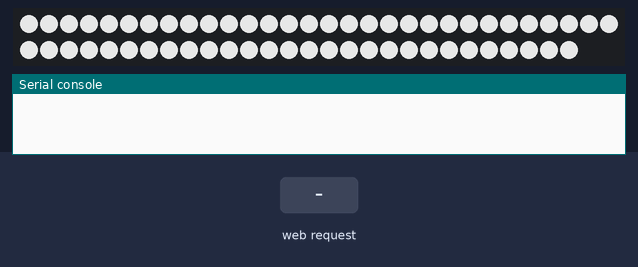
Recording of a program running on a simulated Raspberry Pi Pico running MicroPython. On the bench: 58 RGB LEDs in strip order, left to right, continuing on the next row, the last lines printed to the serial console. Inputs (shaded band) come from the test bench. Dim RGB values are drawn brighter than linear; random numbers come from a fixed seed; the board's own WiFi access point starts at once.

Above: at 3.1 s.
5.4 s: HTTP request GET /start/ received
At 7.8 s:
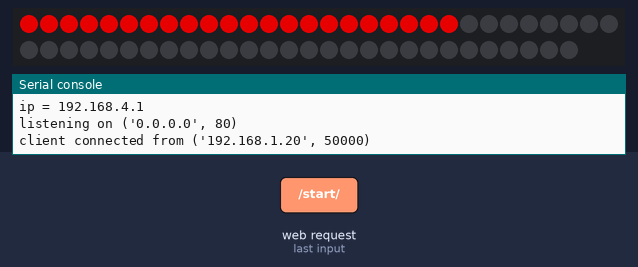
At 10.3 s:
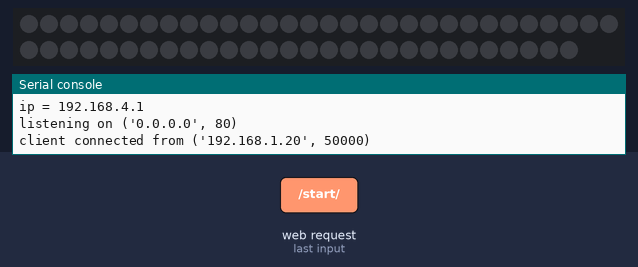
Timing chart, 0 to 11.8 s (numbered marks = the images above; inputs shaded):
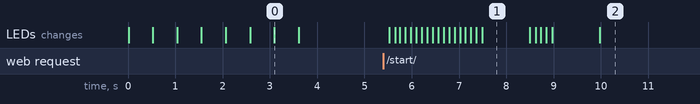

The program:

Maker_Camp_Christmas_Tree_Starter_2022-08-05.py
```python
# (licence header left out)
import time, array
from machine import Pin
import rp2
import random
import socket

import network
ssid = 'StartLights'
password = '123456789'

ap = network.WLAN(network.AP_IF)
ap.config(essid=ssid, password=password)
ap.active(True)
# Pixel mappings for each light group in the Christmas Tree
PG_PRESTAGE = [0,1,2,3,4,5,6,7,8,9,10]
PG_STAGE = [11,12,13,14,15,16,17,18,19,20,21]
PG_YELLOW1 = [22,23,24,57,56,55]
PG_YELLOW2 = [26,27,28,53,52,51]
PG_YELLOW3 = [30,31,32,49,48,47]
PG_GREEN = [34,35,36,45,44,43]
PG_GREEN2 = [37,38,39,40,41,42]

#How fast does each light flash
BLINKSPEED_MS = 100

# Configure the number of WS2812 LEDs, pins and brightness.
NUM_LEDS = 58
PIN_NUM = 22
brightness = .7


@rp2.asm_pio(sideset_init=rp2.PIO.OUT_LOW, out_shiftdir=rp2.PIO.SHIFT_LEFT, autopull=True, pull_thresh=24)
def ws2812():
    T1 = 2
    T2 = 5
    T3 = 3
    wrap_target()
    label("bitloop")
    out(x, 1)               .side(0)    [T3 - 1]
    jmp(not_x, "do_zero")   .side(1)    [T1 - 1]
    jmp("bitloop")          .side(1)    [T2 - 1]
    label("do_zero")
    nop()                   .side(0)    [T2 - 1]
    wrap()


# Create the StateMachine with the ws2812 program, outputting on Pin(16).
sm = rp2.StateMachine(0, ws2812, freq=8_000_000, sideset_base=Pin(PIN_NUM))

# Start the StateMachine, it will wait for data on its FIFO.
sm.active(1)

# Display a pattern on the LEDs via an array of LED RGB values.
ar = array.array("I", [0 for _ in range(NUM_LEDS)])

def pixels_show():
    dimmer_ar = array.array("I", [0 for _ in range(NUM_LEDS)])
    for i,c in enumerate(ar):
        r = int(((c >> 8) & 0xFF) * brightness)
        g = int(((c >> 16) & 0xFF) * brightness)
        b = int((c & 0xFF) * brightness)
        dimmer_ar[i] = (g<<16) + (r<<8) + b
    sm.put(dimmer_ar, 8)
    time.sleep_ms(10)

def pixels_set(i, color):
    ar[i] = (color[1]<<16) + (color[0]<<8) + color[2]

def pixel_group_set(pg, color):
    for i in range(len(pg)):
        pixels_set(pg[i], color)

def pixels_fill(color):
    for i in range(len(ar)):
        pixels_set(i, color)


BLACK = (0, 0, 0)
RED = (255, 0, 0)
YELLOW = (255, 150, 0)
GREEN = (0, 255, 0)
CYAN = (0, 255, 255)
BLUE = (0, 0, 255)
PURPLE = (180, 0, 255)
WHITE = (255, 255, 255)
COLORS = (RED, YELLOW, GREEN, CYAN, BLUE, PURPLE, WHITE, BLACK)


def race_start():
    for i in range(random.randint(2,7)):
        pixels_fill(BLACK)
        pixels_show()
        time.sleep_ms(BLINKSPEED_MS)
        pixel_group_set(PG_PRESTAGE, PURPLE)
        pixels_show()
        time.sleep_ms(BLINKSPEED_MS)
        pixels_fill(BLACK)
    for i in range(random.randint(2,7)):
        pixels_fill(BLACK)
        pixels_show()
        time.sleep_ms(BLINKSPEED_MS)
        pixel_group_set(PG_PRESTAGE, BLUE)
        pixel_group_set(PG_STAGE, BLUE)
        pixels_show()
        time.sleep_ms(BLINKSPEED_MS)
        pixels_fill(BLACK)
    pixel_group_set(PG_PRESTAGE, RED)
    pixel_group_set(PG_STAGE, RED)
    pixels_show()
    time.sleep_ms(BLINKSPEED_MS*10)
    pixels_fill(BLACK)
    pixel_group_set(PG_YELLOW1, YELLOW)
    pixels_show()
    time.sleep_ms(BLINKSPEED_MS)
    pixels_fill(BLACK)
    pixel_group_set(PG_YELLOW2, YELLOW)
    pixels_show()
    time.sleep_ms(BLINKSPEED_MS)
    pixels_fill(BLACK)
    pixel_group_set(PG_YELLOW3, YELLOW)
    pixels_show()
    time.sleep_ms(BLINKSPEED_MS)
    pixels_fill(BLACK)
    pixel_group_set(PG_GREEN, GREEN)
    pixels_show()
    time.sleep_ms(BLINKSPEED_MS)
    pixels_fill(BLACK)
    pixel_group_set(PG_GREEN2, GREEN)
    pixels_show()
    time.sleep_ms(BLINKSPEED_MS*10)
    pixels_fill(BLACK)
    pixels_show()

############################################

# Roll through colors as a POST
for color in COLORS:
    pixels_fill(color)
    pixels_show()
    time.sleep(0.5)


html = """<!DOCTYPE html>
<html>
    <head> <title>Pinewood Derby Start Lights</title> </head>
    <body>
        <p style='font-size:100px;'><a href='/start/'>START</a></p>
    </body>
</html>


"""

max_wait = 10
while max_wait > 0:
    if ap.status() < 0 or ap.status() >= 3:
        break
    max_wait -= 1
    print('waiting for connection...')
    time.sleep(1)

if ap.status() != 3:
    raise RuntimeError('network connection failed')
else:
    print('connected')
    status = ap.ifconfig()
    print( 'ip = ' + status[0] )

addr = socket.getaddrinfo('0.0.0.0', 80)[0][-1]

s = socket.socket()
s.bind(addr)
s.listen(1)

print('listening on', addr)

# Listen for connections
while True:
    try:
        cl, addr = s.accept()
        print('client connected from', addr)

        request = cl.recv(1024)
        request = str(request)
        start = request.find('/start/')
        if start == 6:
            race_start()


        response = html

        cl.send('HTTP/1.0 200 OK\r\nContent-type: text/html\r\n\r\n')
        cl.send(response)
        cl.close()

    except OSError as e:
        cl.close()
        print('connection closed')
```

Measured:
- after the input at 5.4 s, the LEDs: first change after 0.12 s (image 1 shows a later state)
- what the display in image 0 shows lasts 0.5 s, from 3.1 s to 3.6 s
- what the display in image 1 shows lasts 1.0 s, from 7.5 s to 8.5 s
